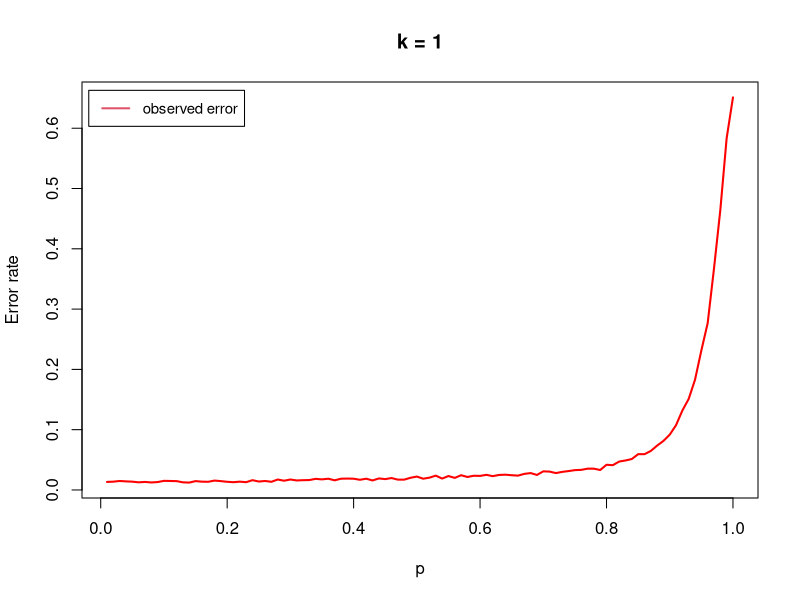

This chart was generated by the following R code:
y = as.matrix(read.table('Temp/k1_iris.dat'))
x = seq(0.01,1,length.out = length(y))
pdf("figures/errors.pdf", 7.83, 5.17)
plot(x,y,type='l',col='red',lwd=2,xlab="p",ylab="Error rate", main = "k = 1")
legend('topleft', legend=c("observed error"),inset=c(0.01,0.02)
       ,col=c(2),lty=c(1),lwd=c(2),cex=0.9)
dev.off()
